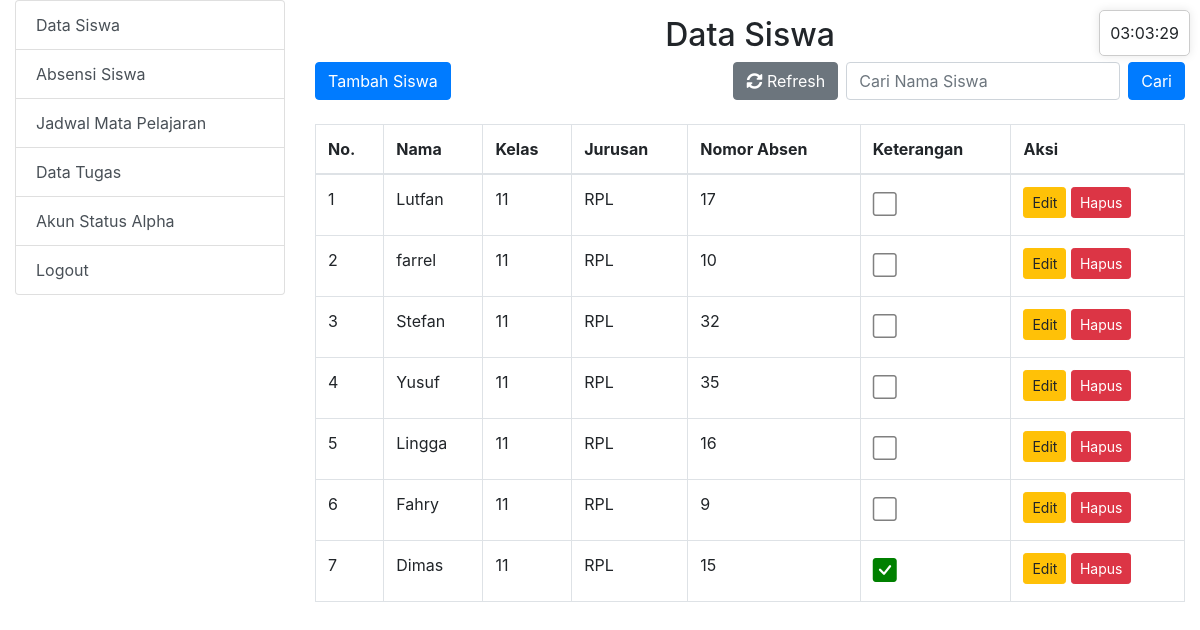
/siswa.php (signed in), run on the app's committed database.
### tables this page shows
CREATE TABLE `siswa` (
  `id` int NOT NULL,
  `nama` varchar(100) NOT NULL,
  `kelas` varchar(50) NOT NULL,
  `jurusan` varchar(100) NOT NULL,
  `nomor_absen` int NOT NULL
);

### siswa.php (the view, shortened to what this page needs)
<?php
include 'config.php';
$search_query = "";
$siswa_result = $conn->query("SELECT * FROM siswa $search_query ORDER BY id ASC");
?>
<!DOCTYPE html>
<html>
<head>
    <link rel="stylesheet" href="https://maxcdn.bootstrapcdn.com/bootstrap/4.0.0/css/bootstrap.min.css">
    <link rel="stylesheet" href="https://cdn.jsdelivr.net/npm/bootstrap-icons@1.10.3/font/bootstrap-icons.css">
    <link rel="stylesheet" href="https://cdnjs.cloudflare.com/ajax/libs/font-awesome/5.15.3/css/all.min.css">
</head>
<body>
  <?php include 'includes/clock.php'; ?>
  <div class="container-fluid mt-3">
    <div class="row">
      <?php include 'sidebar.php'; ?>
        <div class="col-md-9">
        <h2 class="text-center">Data Siswa</h2>
        <div class="d-flex justify-content-between mb-4">
            <a href="add_data.php" class="btn btn-primary">Tambah Siswa</a>
            <form method="GET" class="form-inline">
                <a href="siswa.php" class="btn btn-secondary mr-2"><i class="fas fa-sync-alt"></i> Refresh</a>
                <input type="text" name="search" class="form-control mr-2" placeholder="Cari Nama Siswa">
                <button type="submit" class="btn btn-primary">Cari</button>
            </form>
        </div>
        <table class="table table-bordered">
            <thead>
                <tr>
                    <th>No.</th>
                    <th>Nama</th>
                    <th>Kelas</th>
                    <th>Jurusan</th>
                    <th>Nomor Absen</th>
                    <th>Keterangan</th>
                    <th>Aksi</th>
                </tr>
            </thead>
            <tbody>
                <?php $no = 1; ?>
                <?php while ($row = $siswa_result->fetch_assoc()) { ?>
                <tr>
                    <td><?= $no++; ?></td>
                    <td><?= $row['nama'] ?></td>
                    <td><?= $row['kelas'] ?></td>
                    <td><?= $row['jurusan'] ?></td>
                    <td><?= $row['nomor_absen'] ?></td>
                    <td>
                      <?php
                        $siswa_id = $row['id'];
                        $sqlCheck = "SELECT COUNT(*) AS total FROM absensi WHERE siswa_id = $siswa_id";
                        $resultCheck = $conn->query($sqlCheck);
                        $count = 0;
                        if ($resultCheck) {
                            $checkRow = $resultCheck->fetch_assoc();
                            $count = $checkRow['total'];
                        }
                        if ($count > 0) {
                            echo '<i class="bi bi-check-square-fill" style="font-size: 1.5rem; color: green;"></i>';
                        } else {
                            echo '<i class="bi bi-square" style="font-size: 1.5rem; color: gray;"></i>';
                            $alpha_check = $conn->query("SELECT COUNT(*) AS total FROM alpha_accounts WHERE siswa_id = $siswa_id");
                            $alpha_count = $alpha_check->fetch_assoc()['total'];
                            if ($alpha_count == 0) {
                                $conn->query("INSERT INTO alpha_accounts (siswa_id) VALUES ($siswa_id)");
                            }
                        }
                      ?>
                    </td>
                    <td>
                        <button type="button" class="btn btn-warning btn-sm edit-btn" data-id="<?= $row['id'] ?>">Edit</button>
                        <a href="?delete_siswa=<?= $row['id'] ?>" class="btn btn-danger btn-sm" onclick="return confirm('Yakin ingin menghapus?')">Hapus</a>
                    </td>
                </tr>
                <?php } ?>
            </tbody>
        </table>
      </div>
    </div>
  </div>
</body>
</html>

### includes/clock.php (shortened to what this page needs)
<div id="clock"></div>

### sidebar.php (shortened to what this page needs)
<div class="col-md-3 fixed-sidebar">
  <div class="list-group">
    <a href="siswa.php" class="list-group-item list-group-item-action">Data Siswa</a>
    <a href="absensi.php" class="list-group-item list-group-item-action">Absensi Siswa</a>
    <a href="mata_pelajaran.php" class="list-group-item list-group-item-action">Jadwal Mata Pelajaran</a>
    <a href="tugas.php" class="list-group-item list-group-item-action">Data Tugas</a>
    <a href="alpha_accounts.php" class="list-group-item list-group-item-action">Akun Status Alpha</a>
    <a href="logout_admin.php" class="list-group-item list-group-item-action">Logout</a>
  </div>
</div>

### includes/clock.php (style rules this page uses)
#clock { position: fixed; top: 10px; right: 10px; background-color: white; padding: 10px; border: 1px solid #ccc; border-radius: 5px; box-shadow: 0 0 10px rgba(0, 0, 0, 0.1); z-index: 1050; }

### sidebar.php (style rules this page uses)
.fixed-sidebar { position: fixed; top: 0; width: 25%; }

### data on the page
siswa: nama "Lutfan", kelas "11", jurusan "RPL", nomor_absen "17"
siswa: nama "farrel", kelas "11", jurusan "RPL", nomor_absen "10"
siswa: nama "Stefan", kelas "11", jurusan "RPL", nomor_absen "32"
siswa: nama "Yusuf", kelas "11", jurusan "RPL", nomor_absen "35"
siswa: nama "Lingga", kelas "11", jurusan "RPL", nomor_absen "16"
siswa: nama "Fahry", kelas "11", jurusan "RPL", nomor_absen "9"
siswa: nama "Dimas", kelas "11", jurusan "RPL", nomor_absen "15"
